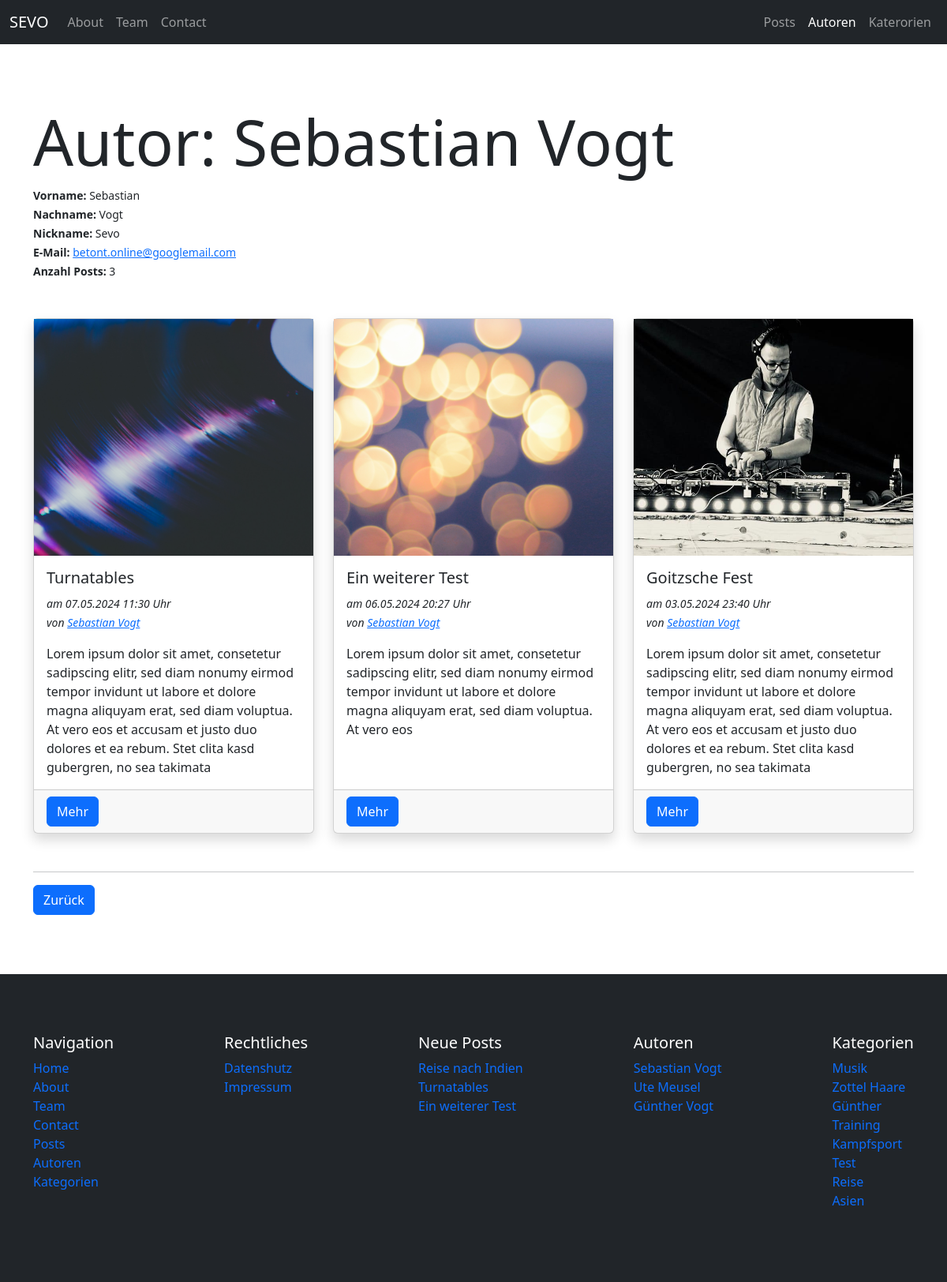
Page /author/sebastian-vogt on the committed database.
### pages/models.py (models this page shows, shortened)
class Page(models.Model):
    class Templates(models.TextChoices):
        FULL_WIDTH = "Fullwidth"
        CONTAINER = "Container"
        FULL_WIDTH_WITH_HEADER = "Fullwidth with header"
        CONTAINER_WITH_HEADER = "Container with header"
    title = models.CharField(max_length=255)
    slug = models.SlugField(unique=True, blank=True)
    index = models.IntegerField(default=1)
    content = tinymce_models.HTMLField()
    featured_image = models.ForeignKey(Image, on_delete=models.SET_NULL, null=True, blank=True)
    published = models.BooleanField(default=True)
    is_home = models.BooleanField(default=False)
    template = models.CharField(max_length=100, choices=Templates.choices, default=Templates.CONTAINER)
    created_at = models.DateTimeField(auto_now_add=True)
    updated_at = models.DateTimeField(auto_now=True)

### author/models.py (models this page shows, shortened)
class Author(models.Model):
    firstname = models.CharField(max_length=100)
    lastname = models.CharField(max_length=100)
    nickname = models.CharField(max_length=100, blank=True)
    email = models.EmailField(null=True)
    slug = models.SlugField(unique=True, default="")
    def get_fullname(self):
        return f"{self.firstname} {self.lastname}"

### blog/models.py (models this page shows, shortened)
class Post(models.Model):
    author = models.ForeignKey(Author, on_delete=models.SET_NULL, null=True)
    title = models.CharField(max_length=255)
    slug = models.SlugField(unique=True)
    categories = models.ManyToManyField(Category, blank=True)
    content = tinymce_models.HTMLField()
    excerpt = models.TextField(max_length=255, blank=True)
    featured_image = models.ForeignKey(Image, on_delete=models.SET_NULL, blank=True, null=True)
    published = models.BooleanField(default=True)
    is_featured = models.BooleanField(default=False)
    allow_comments = models.BooleanField(default=False)
    created_at = models.DateTimeField(auto_now_add=True)
    updated_at = models.DateTimeField(auto_now=True)

class Category(models.Model):
    name = models.CharField(max_length=100, unique=True, db_index=True)
    slug = models.SlugField(unique=True, default="")
    class Meta:
        verbose_name_plural = "Categories"

### uploaded_media/models.py (models this page shows, shortened)
class Image(models.Model):
    title = models.CharField(max_length=100)
    alt_text = models.CharField(max_length=100)
    categories = models.ManyToManyField(Category, blank=True)
    image = models.ImageField(upload_to="uploaded_media/images")

### author/views.py (the view)
# urls.py: path("<slug:slug>", views.author_single, name="author-single-slug")
def author_single(request, slug):
    author = get_object_or_404(models.Author, slug=slug)
    posts = author.post_set.filter(published=True).order_by("-created_at")
    print(posts.count())
    return render(request, "author/author_single.html", {
        "author": author,
        "posts": posts
    })

### utils/context_processors.py (called while the page is built)
def menus_context(request):
    menu_main = Menu.objects.get(name="Main")
    menu_meta = Menu.objects.get(name="Meta")
    pages_main = menu_main.pages.filter(published=True).order_by("index")
    pages_meta = menu_meta.pages.filter(published=True).order_by("index")
    categories = Category.objects.all()
    authors = Author.objects.all()
    latest_posts = Post.objects.filter(published=True).order_by("-created_at")[:3]
    return {
        "pages_main": pages_main,
        "pages_meta": pages_meta,
        "categories": categories,
        "authors": authors,
        "latest_posts": latest_posts
    }

### author/templates/author/author_single.html (shortened to what this page needs)
{% extends "base.html" %}
{% block content %}
    <div class="container section-padding">
        <div class="mb-5">
            <h1 class="display-1">Autor: {{ author.get_fullname|title }}</h1>
            <div>
                <small>
                    <b>Vorname: </b>
                    {{ author.firstname }}
                </small>
            </div>
            <div>
                <small>
                    <b>Nachname: </b>
                    {{ author.lastname}}
                </small>
            </div>
            {% if author.nickname %}
            <div>
                <small>
                    <b>Nickname: </b>
                        {{ author.nickname }}
                </small>
            </div>
            {% endif %}
            <div>
                <small>
                    <b>E-Mail: </b>
                    <a href="mailto:{{ author.email }}">{{ author.email }}</a>
                </small>
            </div>
            <div>
                <small>
                    <b>Anzahl Posts: </b>
                    {{ posts.count }}
                </small>
            </div>
        </div>
        <div class="row row-cols-1 row-cols-lg-3 g-4 mb-5">
            {% for post in posts %}
                <div class="col">
                    {% include "blog/partials/_posts_item.html" %}
                </div>
            {% endfor %}
        </div>
        <hr>
        <button class="btn btn-primary back-link">Zurück</button>
    </div>
{% endblock %}

### templates/partials/_navbar.html (shortened to what this page needs)
<nav class="navbar navbar-expand-lg bg-dark border-body" data-bs-theme="dark">
    <div class="container-fluid">
      <a class="navbar-brand" href="{% url "homepage" %}">SEVO</a>
      <div class="collapse navbar-collapse" id="navbarNav">
        <ul class="navbar-nav me-auto">
            {% for page in pages_main %}
                {% if page.is_home == False %}
                    <li class="nav-item">
                        <a class="nav-link" href="{% url "pages-page-single-slug" slug=page.slug %}">{{ page.title|title }}</a>
                    </li>
                {% endif %}
            {% endfor %}
        </ul>
        <ul class="navbar-nav d-flex">
            <li class="nav-item">
                <a class="nav-link{% if "post" in request.path %} active{% endif %}"{% if "post" in request.path %} aria-current="page"{% endif %} href="{% url "blog-posts" %}">Posts</a>
            </li>
            <li class="nav-item">
                <a class="nav-link{% if "author" in request.path %} active{% endif %}"{% if "author" in request.path %} aria-current="page"{% endif %} href="{% url "author-index" %}">Autoren</a>
            </li>
            <li class="nav-item">
                <a class="nav-link{% if "categor" in request.path %} active{% endif %}"{% if "categor" in request.path %} aria-current="page"{% endif %} href="{% url "blog-categories" %}">Katerorien</a>
            </li>
        </ul>
      </div>
    </div>
  </nav>

### blog/templates/blog/partials/_posts_item.html (shortened to what this page needs)
<div class="card h-100 shadow">
    <a class="card__image-link w-100 d-block" href="{% url "blog-post-slug" slug=post.slug %}">
      <img class="card__image w-100" src="{{ post.featured_image.image.url }}" class="card-img-top" alt="{{ post.featured_image.image.title }}">
    </a>
    <div class="card-body">
      <h5 class="card-title">{{ post.title }}</h5>
        <div class="mb-3">
          <small>
            <i>
            am
            <time>{{ post.created_at|date:"d.m.Y H:i" }} Uhr</time>
            <br>
            von
            <a href="{% url "author-single-slug" slug=post.author.slug %}">{{ post.author.get_fullname }}</a>
            </i>
          </small>
        </div>
      <p class="card-text">{{ post.excerpt}}</p>
    </div>
    <div class="card-footer">
      <a class="btn btn-primary" href="{% url "blog-post-slug" slug=post.slug %}">Mehr</a>
    </div>
  </div>

### templates/partials/_navigation_main.html
<nav>
    <ul class="list-unstyled">
        {% for page in pages_main %}
            <li><a class="text-decoration-none {% if page.title|lower in request.path or page.is_home and request.path == "/" %}active{% endif %}" href="{% url "pages-page-single-slug" slug=page.slug %}">{{ page.title }}</a></li>
        {% endfor %}
        <li><a class="text-decoration-none" href="{% url "blog-posts" %}">Posts</a></li>
        <li><a class="text-decoration-none" href="{% url "author-index" %}">Autoren</a></li>
        <li><a class="text-decoration-none" href="{% url "blog-categories" %}">Kategorien</a></li>
    </ul>
</nav>

### templates/partials/_navigation_meta.html
<nav>
    <ul class="list-unstyled">
        {% for page in pages_meta %}
            <li><a class="text-decoration-none {% if page.title|lower in request.path or page.is_home and request.path == "/" %}active{% endif %}" href="{% url "pages-page-single-slug" slug=page.slug %}">{{ page.title }}</a></li>
        {% endfor %}
    </ul>
</nav>

### templates/partials/_navigation_latest_posts.html
<nav>
    {% if latest_posts %}
        <ul class="list-unstyled">
            {% for post in latest_posts %}
                <li><a class="text-decoration-none {% if post.slug|lower in request.path %}active{% endif %}" href="{% url "blog-post-slug" slug=post.slug %}">{{ post.title }}</a></li>
            {% endfor %}
        </ul>
    {% else %}
        <p>Keine Posts vorhanden</p>
    {% endif %}
</nav>

### templates/partials/_navigation_authors.html
<nav>
    {% if authors %}
        <ul class="list-unstyled">
            {% for author in authors %}
                <li><a class="text-decoration-none {% if author.name|lower in request.path %}active{% endif %}" href="{% url "author-single-slug" slug=author.slug %}">{{ author.get_fullname }}</a></li>
            {% endfor %}
        </ul>
    {% else %}
        <p>Keine Autoren vorhanden</p>
    {% endif %}
</nav>

### templates/partials/_navigation_categories.html
<nav>
    {% if categories %}
        <ul class="list-unstyled">
            {% for category in categories %}
                <li><a class="text-decoration-none {% if category.name|lower in request.path %}active{% endif %}" href="{% url "blog-category-slug" slug=category.slug %}">{{ category.name }}</a></li>
            {% endfor %}
        </ul>
    {% else %}
        <p>Keine Kategorien vorhanden</p>
    {% endif %}
</nav>

### static/css/style.css (style rules this page uses)
.section-padding { padding-top: 75px; padding-bottom: 75px; }
.card__image-link { overflow: hidden; }
.card__image { object-fit: cover; height: 300px; transform: scale(1.2); filter: brightness(100%); transition: all .3s ease; }

### rows in the picture
Page: title "About"
Page: title "Team"
Page: title "Contact"
Author: get_fullname "Sebastian Vogt", firstname "Sebastian", lastname "Vogt", nickname "Sevo", email "betont.online@googlemail.com"
Post: featured_image.image (picture), title "Turnatables", created_at "07.05.2024 11:30", author.get_fullname "Sebastian Vogt", excerpt "Lorem ipsum dolor sit amet, consetetur sadipscing elitr, sed diam nonumy eirmod tempor invidunt ut labore et dolore magna aliquyam erat, sed diam voluptua. At vero eos et accusam et justo duo dolores et ea rebum. Stet clita kasd gubergren, no sea takimata"
Post: featured_image.image (picture), title "Ein weiterer Test", created_at "06.05.2024 20:27", author.get_fullname "Sebastian Vogt", excerpt "Lorem ipsum dolor sit amet, consetetur sadipscing elitr, sed diam nonumy eirmod tempor invidunt ut labore et dolore magna aliquyam erat, sed diam voluptua. At vero eos"
Post: featured_image.image (picture), title "Goitzsche Fest", created_at "03.05.2024 23:40", author.get_fullname "Sebastian Vogt", excerpt "Lorem ipsum dolor sit amet, consetetur sadipscing elitr, sed diam nonumy eirmod tempor invidunt ut labore et dolore magna aliquyam erat, sed diam voluptua. At vero eos et accusam et justo duo dolores et ea rebum. Stet clita kasd gubergren, no sea takimata"
Page: title "Home"
Page: title "Datenshutz"
Page: title "Impressum"
Post: title "Reise nach Indien"
Author: get_fullname "Ute Meusel"
Author: get_fullname "Günther Vogt"
Category: name "Musik"
Category: name "Zottel Haare"
Category: name "Günther"
Category: name "Training"
Category: name "Kampfsport"
Category: name "Test"
Category: name "Reise"
Category: name "Asien"

### other values in the picture
{{ posts.count }} "3"
